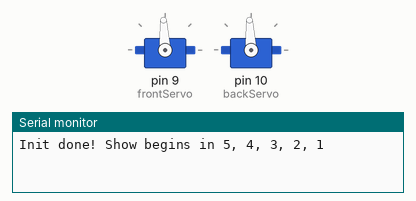
A sketch run on a simulated Arduino Uno, built with avr-gcc and run on an emulated ATmega328P. Shown: 2 × servo, the last lines printed to the serial monitor. Random numbers use the default seed unless the sketch sets one.

Above: at 0.1 s.
At 5.45 s:
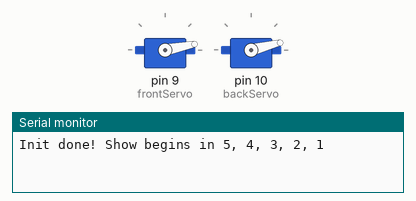
At 10.8 s:
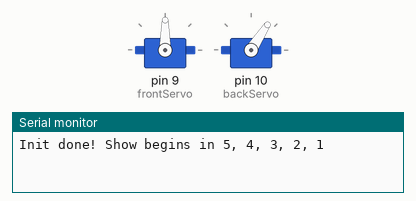
At 25.1 s:
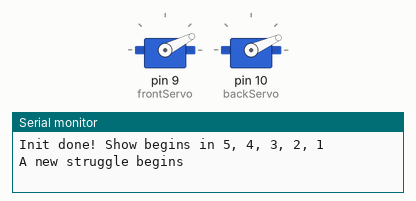
Timing chart, 0 to 40.0 s (numbered marks = the images above):
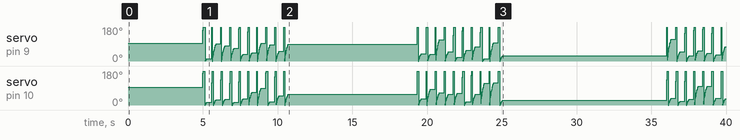

The sketch:

Alex_bodybag.ino.ino
```cpp
// easing servo movements with low pass filter
// the servo signal must be connected directly to the arduino pin 2

// Time interval, this executes one piece of code from time to time
// Download Metro lybrary and instructions:
// http://www.arduino.cc/playground/Code/Metro
//#include <Metro.h>
int duration = 1000; // duration of the interval in miliseconds
//Metro intervaller = Metro (duration);

// MegaServo library
// download and instructions:
// http://www.arduino.cc/playground/Code/MegaServo
//#include <MegaServo.h>
//MegaServo servos;

#include <Servo.h>

// servos minimum and maximum position
#define MIN_POS 800 // the minuimum pulse width for your servos
#define MAX_POS 2200 // maximum pulse width for your servos
#define MIN_TIM 8000 // minimum time to wait between loops
#define MAX_TIM 12000 // maximum time to wait between loops

Servo backServo;
Servo frontServo;
//const int soundPin =  13;

// servo pin
//#define s0_pin 9
//#define s1_pin 10

// variables to hold new destination positions
int d0; // destination0
int d1;
int d0_sh; // destination0 to be smoothed
int d1_sh;
int delayBetweenStruggles;
String msg = "";
int movementsBetweenStruggles = 10;

bool testExtremes = false;

// the filter to be aplied
// this value will be multiplied by "d0" and added to "d0_sh"
float filtro = 0.1; // 0.01 to 1.0

// Moves the frontServo and the backServo to the target position
void moveToPositionSmoothly(int posTo0, int posTo1) {  // , int posFrom0, int posFrom1
  int newPos0 = frontServo.read(); //posFrom0;
  int newPos1 = backServo.read(); //posFrom1;
  float stepInterval = 0.1;
  int numberOfSteps = 15;
  // 15 steps of 0.1 gets you 80% to the target position

  for (int n=0; n<15; n++) {
    newPos0 = newPos0 * (1.0-stepInterval) + posTo0 * stepInterval;
    newPos1 = newPos1 * (1.0-stepInterval) + posTo1 * stepInterval;

    // assign new position to the servo
    frontServo.write(newPos0);
    backServo.write(newPos1);

    // delay to make the servo move
    delay(20);
  }
}

// Moves the frontServo and the backServo to the "center" position
void moveToCenterPosition() {
  d0_sh = (1.0*MIN_POS + 1.0*MAX_POS)/2.0;
  d1_sh = (1.0*MIN_POS + 1.0*MAX_POS)/2.0;
  frontServo.write(d0_sh);
  backServo.write(d1_sh);
}


// setup runs once, when the sketch starts
void setup() {
  // set sound pin
  //pinMode(soundPin, OUTPUT);
  // set servo pin
  Serial.begin(9600);
  frontServo.attach(9);
  backServo.attach(10);

  // Initialize the starting position to be centered
  moveToCenterPosition();
  Serial.println("Init done! Show begins in 5, 4, 3, 2, 1");
  delay(5000);
}

// main program loop, executes forever after setup()
void loop() {


  if (testExtremes) {
    d0 = MIN_POS;
    d1 = MIN_POS;
    frontServo.write(MIN_POS);
    backServo.write(MIN_POS);
    delay(2000);
    frontServo.write(MAX_POS);
    backServo.write(MAX_POS);
    delay(5000);
    // the same thing but with smoothening, maybe that's the issue
    moveToPositionSmoothly(MIN_POS,MIN_POS);
    delay(2000);
    moveToPositionSmoothly(MAX_POS,MAX_POS);
    delay(5000);
  }
  else {
    for (int i=0; i<movementsBetweenStruggles; i++) {
      // calculate a new random position between max and min values
      d0 = random(MIN_POS, MAX_POS);
      d1 = random(MIN_POS, MAX_POS);
      moveToPositionSmoothly(d0,d1);
      delay(300);
    }
    delayBetweenStruggles = random(MIN_TIM, MAX_TIM);
    Serial.println("A new struggle begins");
    delay(delayBetweenStruggles);
  }
}
```
